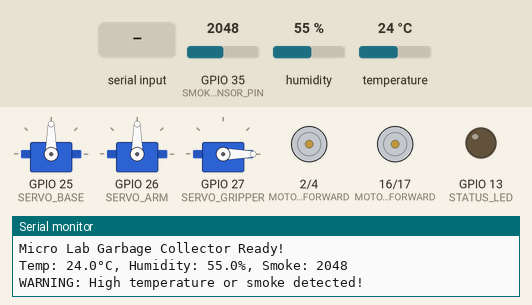
Recording of a sketch running on a simulated ESP32. Parts: 3 × servo, motor-driver pin pairs drawn as motors (green arrow = first pin HIGH = forward, orange = second pin HIGH = backward, longer = more drive, scaled by the enable pin), output pins drawn as LEDs (lit = HIGH), the last lines printed to the serial monitor. The test bench sets the inputs (shaded band); at power-on: GPIO 35 (SMOKE_SENSOR_PIN) = 2048, humidity 55 %, temperature 24 °C.

Above: at 2.7 s.
2.8 s: "C" received over Serial
At 7.1 s:
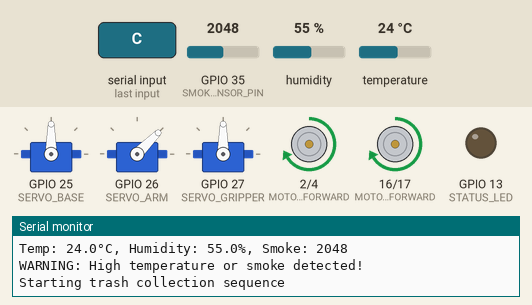
At 9.5 s:
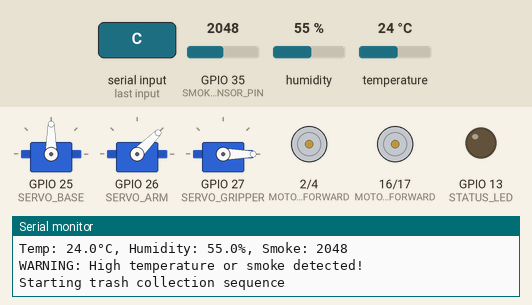
Timing chart, 0 to 22.6 s (numbered marks = the images above; inputs shaded):
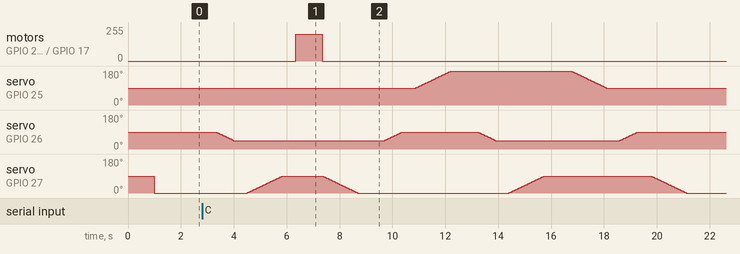

The sketch:

MicroLabGarbageCollector.ino
```cpp
#include <DHT.h>
#include <ESP32Servo.h>

// Motor driver pins (L298N)
#define MOTOR_LEFT_FORWARD 2
#define MOTOR_LEFT_BACKWARD 4
#define MOTOR_RIGHT_FORWARD 16
#define MOTOR_RIGHT_BACKWARD 17
#define MOTOR_LEFT_ENABLE 5
#define MOTOR_RIGHT_ENABLE 18

// Ultrasonic sensor pins
#define TRIG_PIN 12
#define ECHO_PIN 14

// Servo motor pins for robotic arm
#define SERVO_BASE 25
#define SERVO_ARM 26
#define SERVO_GRIPPER 27

// Environmental sensors
#define DHT_PIN 23
#define DHT_TYPE DHT22
#define SMOKE_SENSOR_PIN 35

// System status LED
#define STATUS_LED 13

// Initialize components
DHT dht(DHT_PIN, DHT_TYPE);
Servo servoBase;
Servo servoArm;
Servo servoGripper;

// System variables
bool systemActive = true;
unsigned long lastSensorRead = 0;
unsigned long lastHeartbeat = 0;
const unsigned long SENSOR_INTERVAL = 2000;
const unsigned long HEARTBEAT_TIMEOUT = 10000;

// Movement and arm positions
int basePosition = 90;
int armPosition = 90;
int gripperPosition = 0;
bool isCollecting = false;

void setup() {
  Serial.begin(115200);

  // Initialize motor pins
  pinMode(MOTOR_LEFT_FORWARD, OUTPUT);
  pinMode(MOTOR_LEFT_BACKWARD, OUTPUT);
  pinMode(MOTOR_RIGHT_FORWARD, OUTPUT);
  pinMode(MOTOR_RIGHT_BACKWARD, OUTPUT);
  pinMode(MOTOR_LEFT_ENABLE, OUTPUT);
  pinMode(MOTOR_RIGHT_ENABLE, OUTPUT);

  // Initialize ultrasonic sensor pins
  pinMode(TRIG_PIN, OUTPUT);
  pinMode(ECHO_PIN, INPUT);

  // Initialize status LED
  pinMode(STATUS_LED, OUTPUT);

  // Initialize servos
  servoBase.attach(SERVO_BASE);
  servoArm.attach(SERVO_ARM);
  servoGripper.attach(SERVO_GRIPPER);

  // Set initial servo positions
  resetArmPosition();

  // Initialize sensors
  dht.begin();

  Serial.println("Micro Lab Garbage Collector Ready!");
  stopMotors();
}

void loop() {
  // Check for serial commands from Python script
  if (Serial.available()) {
    char command = Serial.read();
    lastHeartbeat = millis();

    if (systemActive) {
      processCommand(command);
    }
  }

  // Check for communication timeout (failsafe)
  if (millis() - lastHeartbeat > HEARTBEAT_TIMEOUT) {
    if (systemActive) {
      Serial.println("Communication lost - Stopping system");
      stopMotors();
      systemActive = false;
    }
  }

  // Read environmental sensors
  if (millis() - lastSensorRead > SENSOR_INTERVAL) {
    readEnvironmentalSensors();
    lastSensorRead = millis();
  }

  delay(50);
}

void processCommand(char command) {
  switch (command) {
    case 'F': // Move forward
      if (getDistance() > 20) { // Safe distance check
        moveForward();
        Serial.println("Moving forward");
      } else {
        stopMotors();
        collectTrash();
        Serial.println("Obstacle detected - Collecting trash");
      }
      break;

    case 'R': // Rotate to search
      rotateRight();
      Serial.println("Rotating to search");
      break;

    case 'S': // Stop
      stopMotors();
      Serial.println("Stopped");
      break;

    case 'C': // Collect trash
      collectTrash();
      break;

    case 'H': // Heartbeat
      systemActive = true;
      break;

    default:
      Serial.println("Unknown command");
      break;
  }
}

// Motor control functions
void moveForward() {
  digitalWrite(MOTOR_LEFT_FORWARD, HIGH);
  digitalWrite(MOTOR_LEFT_BACKWARD, LOW);
  digitalWrite(MOTOR_RIGHT_FORWARD, HIGH);
  digitalWrite(MOTOR_RIGHT_BACKWARD, LOW);
  analogWrite(MOTOR_LEFT_ENABLE, 200);
  analogWrite(MOTOR_RIGHT_ENABLE, 200);
}

void rotateRight() {
  digitalWrite(MOTOR_LEFT_FORWARD, HIGH);
  digitalWrite(MOTOR_LEFT_BACKWARD, LOW);
  digitalWrite(MOTOR_RIGHT_FORWARD, LOW);
  digitalWrite(MOTOR_RIGHT_BACKWARD, HIGH);
  analogWrite(MOTOR_LEFT_ENABLE, 150);
  analogWrite(MOTOR_RIGHT_ENABLE, 150);
}

void stopMotors() {
  digitalWrite(MOTOR_LEFT_FORWARD, LOW);
  digitalWrite(MOTOR_LEFT_BACKWARD, LOW);
  digitalWrite(MOTOR_RIGHT_FORWARD, LOW);
  digitalWrite(MOTOR_RIGHT_BACKWARD, LOW);
  analogWrite(MOTOR_LEFT_ENABLE, 0);
  analogWrite(MOTOR_RIGHT_ENABLE, 0);
}

// Ultrasonic sensor function
long getDistance() {
  digitalWrite(TRIG_PIN, LOW);
  delayMicroseconds(2);
  digitalWrite(TRIG_PIN, HIGH);
  delayMicroseconds(10);
  digitalWrite(TRIG_PIN, LOW);

  long duration = pulseIn(ECHO_PIN, HIGH);
  long distance = duration * 0.034 / 2;

  return distance;
}

// Robotic arm functions
void collectTrash() {
  if (isCollecting) return;

  isCollecting = true;
  Serial.println("Starting trash collection sequence");

  // Stop movement
  stopMotors();
  delay(500);

  // Lower arm
  moveServoSmoothly(servoArm, armPosition, 45);
  armPosition = 45;
  delay(500);

  // Open gripper
  moveServoSmoothly(servoGripper, gripperPosition, 90);
  gripperPosition = 90;
  delay(500);

  // Move forward slightly
  moveForward();
  delay(1000);
  stopMotors();

  // Close gripper
  moveServoSmoothly(servoGripper, gripperPosition, 0);
  gripperPosition = 0;
  delay(1000);

  // Lift arm
  moveServoSmoothly(servoArm, armPosition, 90);
  armPosition = 90;
  delay(500);

  // Move to disposal position
  moveServoSmoothly(servoBase, basePosition, 180);
  basePosition = 180;
  delay(1000);

  // Lower arm to drop
  moveServoSmoothly(servoArm, armPosition, 45);
  armPosition = 45;
  delay(500);

  // Open gripper to drop trash
  moveServoSmoothly(servoGripper, gripperPosition, 90);
  gripperPosition = 90;
  delay(1000);

  // Reset arm position
  resetArmPosition();

  Serial.println("Trash collection completed");
  isCollecting = false;
}

void resetArmPosition() {
  moveServoSmoothly(servoBase, basePosition, 90);
  basePosition = 90;
  delay(500);

  moveServoSmoothly(servoArm, armPosition, 90);
  armPosition = 90;
  delay(500);

  moveServoSmoothly(servoGripper, gripperPosition, 0);
  gripperPosition = 0;
  delay(500);
}

void moveServoSmoothly(Servo &servo, int currentPos, int targetPos) {
  int step = (targetPos > currentPos) ? 1 : -1;

  for (int pos = currentPos; pos != targetPos; pos += step) {
    servo.write(pos);
    delay(15);
  }
  servo.write(targetPos);
}

// Environmental sensor functions
void readEnvironmentalSensors() {
  float temperature = dht.readTemperature();
  float humidity = dht.readHumidity();
  int smokeLevel = analogRead(SMOKE_SENSOR_PIN);

  // Check for sensor errors
  if (isnan(temperature) || isnan(humidity)) {
    Serial.println("DHT sensor error");
    return;
  }

  Serial.printf("Temp: %.1f°C, Humidity: %.1f%%, Smoke: %d\n",
                temperature, humidity, smokeLevel);

  // Check for dangerous conditions
  if (temperature > 50 || smokeLevel > 500) {
    Serial.println("WARNING: High temperature or smoke detected!");
    stopMotors();
  }
}
```

Measured:
- after the input at 2.8 s, motor on GPIO 2 (MOTOR_LEFT_FORWARD) / GPIO 4 (MOTOR_LEFT_BACKWARD), motor on GPIO 16 (MOTOR_RIGHT_FORWARD) / GPIO 17 (MOTOR_RIGHT_BACKWARD): stopped → forward 200/255 after 3.5 s, → stopped 1.0 s later
